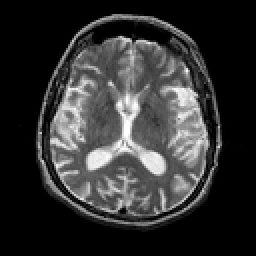
%> input picture MRI.png, 128 x 128 px, shrunk from 256 x 256 before the run (shown 2 times larger)
$ octave Proposed_Method.m   (GNU Octave 9; MATLAB toolbox functions it lacks are replaced by stand-ins)
%> lines starting %> are read from the running program, lines starting %| are printed output that depends on the picture
### IDBC.m
function [D]=IDBC(I)
I=double(I);
[M,N]=size(I); %Here square images are considered, hence M=N.
smin=2;
smax=M/2; %Square image i.e., M=N
%G1=256;
for s=smin:smax
Y1(s)=0;
%s1=s*G1/M;
for i=1:s:M
for j=1:s:M  %M=N
MX=I(i,j);
if rem(M,s)~=0 && (i==1+floor(M/s)*s || j==1+floor(M/s)*s)
    MN=0;
else
    MN=I(i,j);
end
for m=i:(i+s-1)
for n=j:(j+s-1)
if m<(M+1)&&n<(M+1)
if MX<I(m,n)
MX=I(m,n);
end
if MN>I(m,n)
MN=I(m,n);
end
end
end
end
X=MX-MN+1;
Y1(s)=Y1(s)+X;
end
end
end
for i=smin:smax
      Y(i-smin+1)=log(Y1(i));
      Z(i-smin+1)=log(M/i);
end
sumx=sum(Z);
    sumx2=sum(Z.*Z);
    sumy=sum(Y);
    sumxy=sum(Z.*Y);
p=smax-smin+1;
D=(p*sumxy-sumx*sumy)/(p*sumx2-sumx*sumx);

c=(sumx2*sumy-sumxy*sumx)/(p*sumx2-sumx*sumx);

   sumDc=sum((D*Z+c-Y).*(D*Z+c-Y));
DE=((sumDc/(1+D*D))^(1/2))/p;

### ConvertRGBtoYUV.m
function imgOut = ConvertRGBtoYUV(img)

img=double(img);
mtxRGBtoYUV = [  0.299,    0.587,    0.114;
                -0.147, -0.289,  0.436;
                 0.615,   -0.515, -0.100];

[r, c]=size(mtxRGBtoYUV);
if(r ~= 3 || c ~= 3)
    error('The matrix for color transformation is not 3x3.');
end

imgOut = zeros(size(img));
for i=1:3
    imgOut(:,:,i) = img(:,:,1) * mtxRGBtoYUV(i,1) + img(:,:,2) * mtxRGBtoYUV(i,2) + img(:,:,3) * mtxRGBtoYUV(i,3);
end

### FUSION_NSST_ABS_MSMG_IDBC_WPADCPCNN.m
function [F]=FUSION_NSST_ABS_MSMG_IDBC_WPADCPCNN(A,B,FD1,FD2)

addpath(genpath('Shearlet_Transform'));


pfilt = 'maxflat';
shear_parameters.dcomp =[3,3,4,4];
shear_parameters.dsize =[8,8,16,16];

%NSST Decomposition

[y1,shear_f1]=nsst_dec2(A,shear_parameters,pfilt);
[y2,shear_f2]=nsst_dec2(B,shear_parameters,pfilt);


Fused=y1;

%Fusion of Low-pass Sub-bands
ALow1= y1{1};
BLow1 =y2{1};

        PW=[-1 -4 -1;-4 20 -4;-1 -4 -1];
        scalemsmfm=5;
        msmfmA1=multiscale_morph(ALow1,scalemsmfm);
        msmfmB1=multiscale_morph(BLow1,scalemsmfm);
        wmsmfmA1=conv2(msmfmA1,PW,'same');
        wmsmfmB1=conv2(msmfmB1,PW,'same');
        wmsmfmA1=abs(wmsmfmA1);
        wmsmfmB1=abs(wmsmfmB1);
        map1=(wmsmfmA1>=wmsmfmB1);
        Fused{1}=map1.*ALow1+~map1.*BLow1;


%Fusion of High-pass Sub-bands
for m=2:length(shear_parameters.dcomp)+1
    temp=size((y1{m}));temp=temp(3);
    for n=1:temp
        Ahigh=y1{m}(:,:,n);
        Bhigh=y2{m}(:,:,n);

                AH=abs(Ahigh);
                BH=abs(Bhigh);
                map=WPADCPCNN(AH,BH,FD1,FD2);  %Weighted Parameter Adaptive Dual Channel PCNN (WPADCPCNN)
                Fused{m}(:,:,n)=map.*Ahigh+~map.*Bhigh;

    end
end


%Inverse NSST Transform
F=nsst_rec2(Fused,shear_f1,pfilt);


end

### Proposed_Method.m
 %If you use this code, Please cite our Paper "MRI and SPECT Image Fusion Using a Weighted Parameter Adaptive Dual Channel PCNN"
 %in IEEE Signal Processing Letters, vol. 27, pp. 690-694, 2020, doi: 10.1109/LSP.2020.2989054


 clear all
 P=imread('MRI.png');  % A MxN matrix
%> P is the input picture: size 128x128 uint8; min 0, max 255, mean 50.3
 Q=imread('SPECT.png');  % A MxNx3 matrix
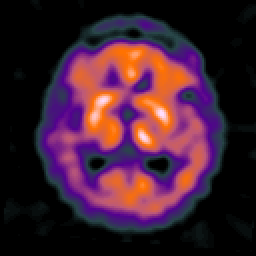
%> input picture SPECT.png, 128 x 128 px, shrunk from 256 x 256 before the run (shown 2 times larger)
%> Q is the input picture: size 128x128x3 uint8; mean R, G, B 63.6, 30.8, 48.5

  if size(Q,3)==3       % For MRI-SPECT Image Fusion
        tic
        FD1=IDBC(P);     % Finding FD using Improved DBC Method
%> after the loop in IDBC, `for s=smin:smax`: MN = 0; Y1 = 64 values, max 97062 at index 2, min 0 at index 1, mean 9144
%> after the loop in IDBC, `for i=smin:smax`: Y = 63 values, max 11.48 at index 1, min 6.93 at index 58, mean 8.32; Z = 63 values, max 4.16 at index 1, min 0.693 at index 63, mean 1.6
%> in IDBC, `sumx=sum(Z);`: sumx = 100.5
%> in IDBC, `sumx2=sum(Z.*Z);`: sumx2 = 201.5
%> in IDBC, `sumy=sum(Y);`: sumy = 524
%> in IDBC, `sumxy=sum(Z.*Y);`: sumxy = 893.1
%> in IDBC, `D=(p*sumxy-sumx*sumy)/(p*sumx2-sumx*sumx);`: D = 1.39
%> in IDBC, `c=(sumx2*sumy-sumxy*sumx)/(p*sumx2-sumx*sumx);`: c = 6.1
%> in IDBC, `sumDc=sum((D*Z+c-Y).*(D*Z+c-Y));`: sumDc = 0.862
%> in IDBC, `DE=((sumDc/(1+D*D))^(1/2))/p;`: DE = 0.00861
%> FD1 = 1.39
        P=double(P)/255;
%> P: size 128x128 double
        Q=double(Q)/255;
%> Q: size 128x128x3 double
        Q_YUV=ConvertRGBtoYUV(Q);
%> after the loop in ConvertRGBtoYUV, `for i=1:3`:
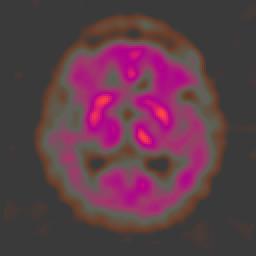
%> imgOut: size 128x128x3 double (shown 2 times larger); mean R, G, B 0.167, 0.0114, 0.0722; drawn with min black and max white
        Q_Y=Q_YUV(:,:,1);
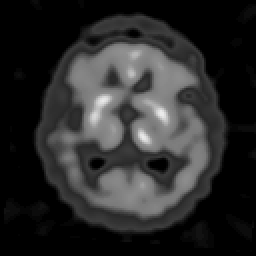
%> Q_Y: size 128x128 double (shown 2 times larger); min 0, max 0.926, mean 0.167
        inQ=uint8(Q_Y*255);
        FD2=IDBC(inQ);   % Finding FD using Improved DBC Method
%> FD2 = 1.16
        [hei, wid]=size(P);
%> hei = 128; wid = 128
        F_Y=FUSION_NSST_ABS_MSMG_IDBC_WPADCPCNN(P,Q_Y,FD1,FD2);  % Performing Image Fusion
%> the run ends on the next line
